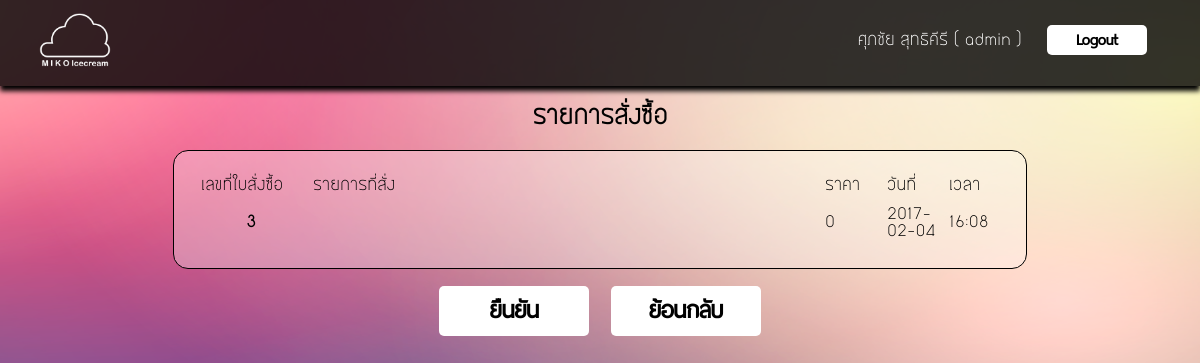
The page /con_saverec.php (signed in) on the database as committed earlier.
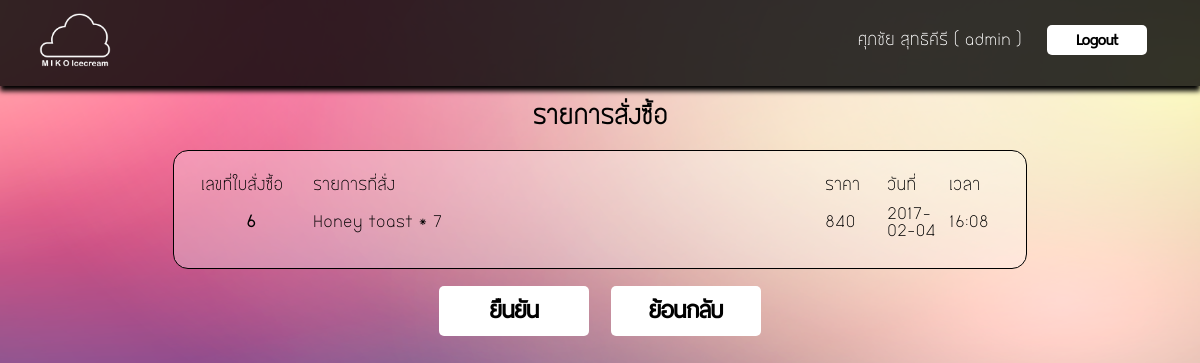
The same page on the database as committed later.
### tables this page shows
CREATE TABLE `receipt` (
  `Receipt_id` int(10) NOT NULL,
  `Receipt_pro` varchar(1000) NOT NULL,
  `Receipt_price` float NOT NULL,
  `Receipt_date` varchar(10) default NULL,
  `Receipt_time` varchar(10) default NULL,
  PRIMARY KEY  (`Receipt_id`)
);

CREATE TABLE `wait` (
  `order_id` int(20) NOT NULL,
  `order_name` varchar(100) NOT NULL,
  `order_num` int(3) NOT NULL,
  `order_price` float NOT NULL,
  PRIMARY KEY  (`order_id`)
);

### con_saverec.php (the view, shortened to what this page needs)
<link rel="stylesheet" type="text/css" href="mystyle-main.css">
<head><meta charset="UTF-8">
</head>
<body>
	<table border="0" id="top-menu" >
		<tr><td width="100px">
			<div style="padding-left:30px; padding-top:10px;">
			<a href="main.php"><img src="images/cloud1.png" width="" height="70" border="0" alt="" ></a></td>
			<td align="right">
					<div style="padding-right:50px; padding-top:10px;">
					<form method="post" action="index.php">
					<font size="" color="#ffffff" ><?php
					 echo $_SESSION[fullname] . " ( ".$_SESSION[username]. " )";
					?></font>
					&nbsp;&nbsp;	<input type="submit" value="Logout" id="button2">
					</form>
					</div>
			</td>
		</tr>
		</table>
<head><meta charset="utf8"></head>
<center>
<h2>รายการสั่งซื้อ</h2>
	<table border="0" id="table2">
		<tr>
			<td width="100px">เลขที่ใบสั่งซื้อ</td>
			<td width="500px">รายการที่สั่ง</td>
			<td width="50px">ราคา</td>
			<td width="50px">วันที่</td>
			<td width="50px">เวลา</td>
		</tr>
		<tr>
			<th>
					<?php
						$sql1="select Receipt_id from Receipt ORDER BY Receipt_id DESC LIMIT 1;";
						$result1=mysql_query($sql1);
						$row1=mysql_fetch_array($result1);
						$newReceipt_id=$row1[Receipt_id]+1;
						echo $newReceipt_id;
					?>
			</th>
			<td>
						<?php
						$sql2="select * from wait ";
						$result2=mysql_query($sql2);
						while($row2=mysql_fetch_array($result2)){ echo $row2[order_name]." * ".$row2[order_num]." ";}
						?>
			</td>
			<td>
					<?php
						$totalprice=0;
						$sql3="select * from wait " ;
						$result3=mysql_query($sql3);
						while($row3=mysql_fetch_array($result3)){$totalprice=$totalprice+$row3[order_price];}
						echo $totalprice;
					?>
			</td>
			<td>
				<?php
					$d=date("Y-m-d");
					echo $d
				?>
			</td>
			<td>
				<?php
					$t=date("G:i");
					echo $t;
				?>
			</td>
		</tr>
		</table>
<form method="post" action="save_rec.php">
<br>
	<input type="submit" value="ยืนยัน" id="button4">&nbsp;&nbsp;&nbsp;<input type="button" value="ย้อนกลับ" onclick="window.location='order_show.php'" id="button4">
	</form>

Rows that differ between the two databases and show on the page:
no longer on this page (row unchanged): receipt: Receipt_id "3"
added receipt: Receipt_id "6"
added wait: order_name "Honey toast", order_num "7"
Other text that changed with them:
$totalprice: "0" → "840"
